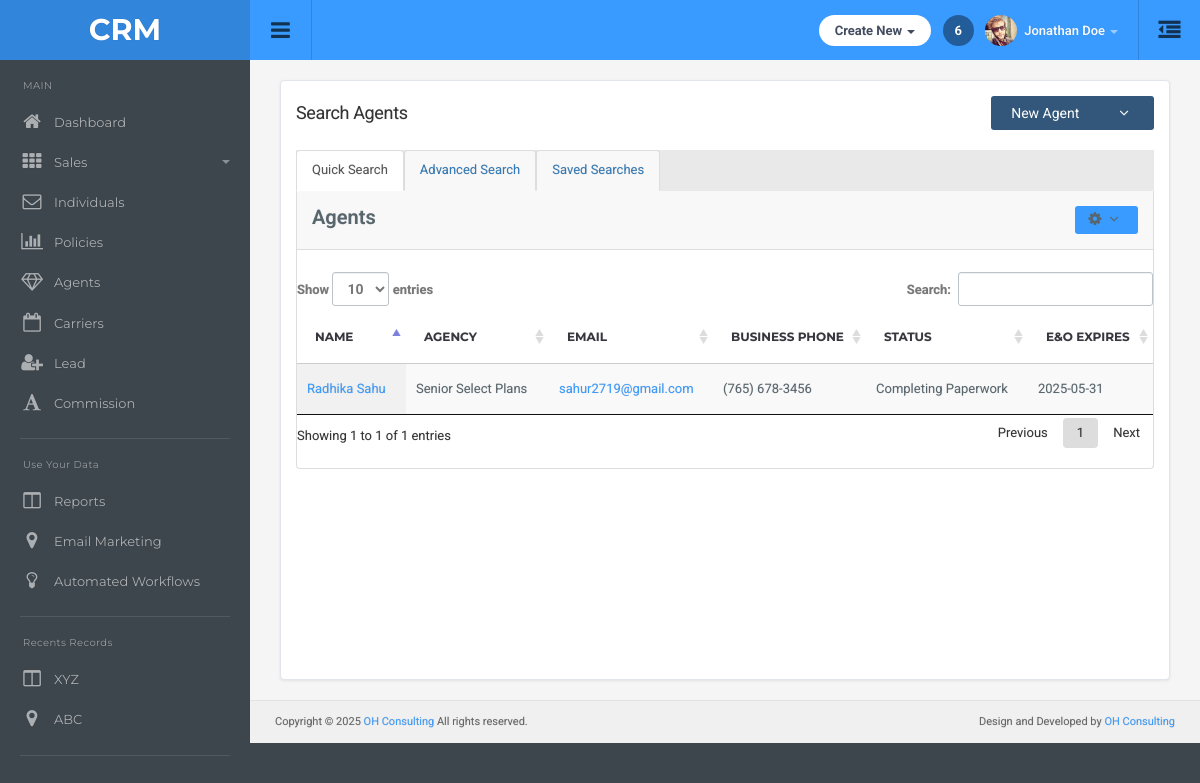
/search-agents/, run on an earlier commit of the app's database.
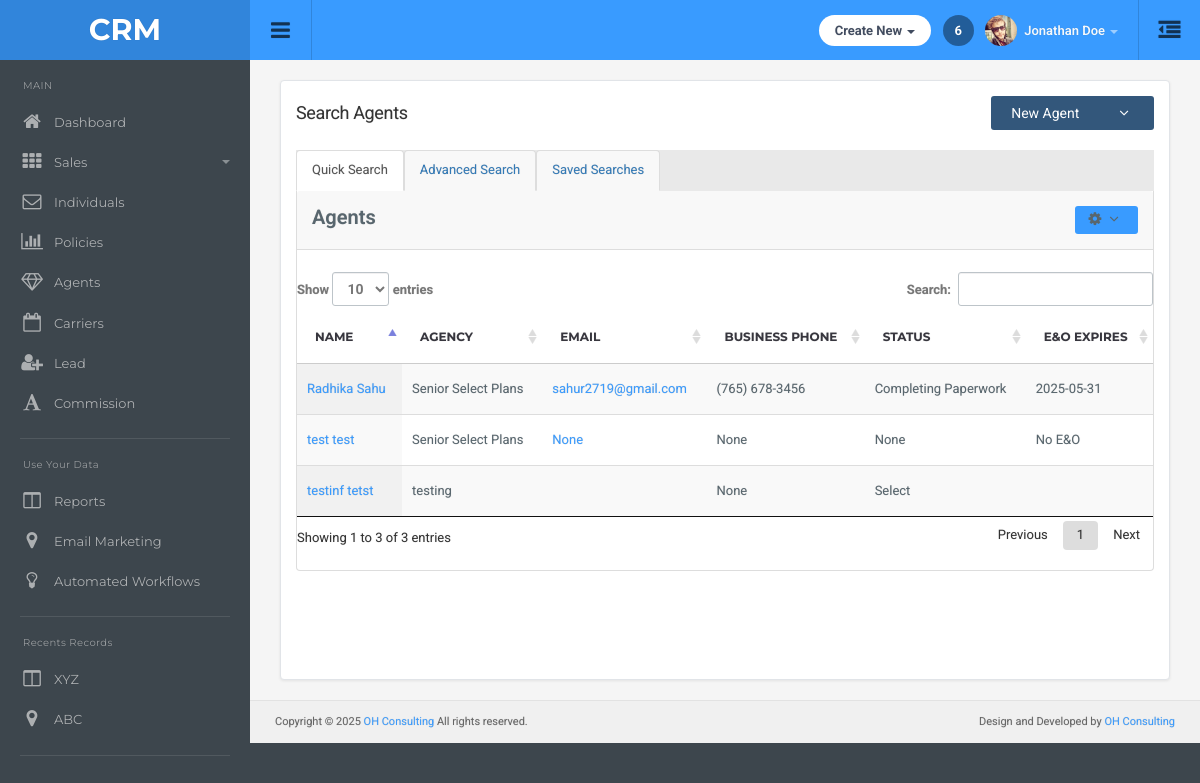
And on a later commit of the database.
### main/models.py (models this page shows)
class Agent(models.Model):
    first_name = models.CharField(max_length=100)
    last_name = models.CharField(max_length=100,null=True,blank=True)
    business_phone = models.CharField(max_length=12,null=True,blank=True)
    ext = models.CharField(max_length=10,null=True,blank=True)
    email = models.EmailField(null=True,blank=True)
    agent_type = models.CharField(max_length=50,null=True,blank=True)
    status = models.CharField(max_length=50,null=True,blank=True)
    npn = models.CharField(max_length=100,null=True,blank=True)
    agency = models.ForeignKey(Agency,on_delete=models.CASCADE,related_name="agent_agency")
    agent_number = models.CharField(max_length=100,null=True,blank=True)

class Agency(models.Model):
    name = models.CharField(max_length=255,unique=True)
    business_phone = models.CharField(max_length=10, blank=True, null=True)
    ext = models.CharField(max_length=12, blank=True, null=True)

class Agent_EO(models.Model):
    agent = models.ForeignKey(Agent, on_delete=models.CASCADE , related_name='agent_eo')
    eo_required = models.BooleanField(default=False)
    eo_expiration_date = models.DateField(null=True,blank=True)
    eo_attachment = models.FileField(upload_to='agent_eo_attachments/', null=True, blank=True)
    created_at = models.DateTimeField(auto_now_add=True)

### main/views.py (the view)
# urls.py: path('search-agents/', views.search_agents, name='search_agents'),
def search_agents(request):
    agencies = Agency.objects.all()
    agents = Agent.objects.all()
    return render(request, 'agent/searchagency.html',{'agencies': agencies, 'agents': agents})

### main/templatetags/phone_filters.py (called while the page is built)
@register.filter
def format_phone(value):
    if value and len(value) == 10 and value.isdigit():
        return f"({value[0:3]}) {value[3:6]}-{value[6:]}"
    return value

### templates/agent/searchagency.html (shortened to what this page needs)
{% extends "dashboard/base.html" %}
{% load static %}
{% load phone_filters %}
{% block main-content %}
<div class="container-default">
    <div class="search-agents-container">
        <div class="page-header-row">
            <h1 class="page-title">Search Agents</h1>
            <div class="btn-group">
                <button type="button" class="btn btn-primary" data-toggle="modal" data-target="#newAgentModal">
                    New Agent
                </button>
                <button type="button" class="btn btn-primary dropdown-toggle" data-toggle="dropdown" aria-haspopup="true" aria-expanded="false">
                    <i class="fa fa-angle-down"></i>
                </button>
            </div>
        </div>
        <ul class="nav nav-tabs">
            <li class="active"><a href="{% url 'search_agents' %}">Quick Search</a></li>
            <li><a href="{% url 'advanced_search' %}">Advanced Search</a></li>
            <li><a href="{% url 'saved_searches' %}">Saved Searches</a></li>
        </ul>
        <div class="agents-panel">
            <div class="panel-heading clearfix">
                <strong class="pull-left">Agents</strong>
                <div class="dropdown pull-right">
                    <button class="btn btn-sm btn-default dropdown-toggle" type="button" id="agentsDropdown" data-toggle="dropdown" aria-haspopup="true" aria-expanded="false">
                        <i class="fa fa-cog"></i> <i class="fa fa-angle-down"></i>
                    </button>
                </div>
            </div>
            <br>
            <div class="panel-body table-responsive">
                <table id="example0" class="table display">
                    <thead>
                        <tr>
                            <th>Name</th>
                            <th>Agency</th>
                            <th>Email</th>
                            <th>Business Phone</th>
                            <th>Status</th>
                            <th>E&O Expires</th>
                        </tr>
                    </thead>
                    <tbody>
                        {% for i in agents %}
                        <tr>
                            <td><a href="{% url "agent_detail" i.id %}">{{i.first_name}} {{i.last_name}}</a></td>
                            <td>{{i.agency.name}}</td>
                            <td><a href="mailto:{{i.email}}">{{i.email}}</a></td>
                            <td>{{i.business_phone|format_phone}}</td>
                            <td>{{i.status}}</td>
                            <td>{% if i.agent_eo.all %}
                                {{ i.agent_eo.all.0.eo_expiration_date|date:"Y-m-d" }}
                            {% else %}
                                No E&O
                            {% endif %}</td>
                        </tr>
                        {% endfor %}
                    </tbody>
                </table>
            </div>
        </div>
    </div>
</div>
{% endblock %}

### templates/dashboard/base.html (shortened to what this page needs)
{% load static %}
<!DOCTYPE html>
<html lang="en">
  <head>
  <link href="{% static "css/root.css" %}" rel="stylesheet">
  </head>
  <body>
  {% include "dashboard/topbar.html" %}
{% include "dashboard/sidebar.html" %}
<div class="content">
 {% block main-content %}
 {% endblock main-content %}
{% include "dashboard/footer.html" %}
</div>
</body>
</html>

### templates/dashboard/topbar.html (shortened to what this page needs)
<div id="top" class="clearfix">
  <div class="applogo">
    <a href="index.html" class="logo">CRM</a>
  </div>
  <a href="#" class="sidebar-open-button" id="sidebarToggle"><i class="fa fa-bars"></i></a>
  <a href="#sidepanel" class="sidepanel-open-button"><i class="fa fa-outdent"></i></a>
  <ul class="top-right">
    <li class="dropdown link">
      <a href="#" data-toggle="dropdown" class="dropdown-toggle hdbutton">Create New <span class="caret"></span></a>
    </li>
    <li class="link">
      <a href="#" class="notifications">6</a>
    </li>
    <li class="dropdown link">
      <a href="#" data-toggle="dropdown" class="dropdown-toggle profilebox"><img src="img/profileimg.png" alt="img"><b>Jonathan Doe</b><span class="caret"></span></a>
    </li>
  </ul>
</div>

### templates/dashboard/sidebar.html (shortened to what this page needs)
<div class="sidebar clearfix">
  <div class="scrollable" id="sidebar-scroll">
    <ul class="sidebar-panel nav">
      <li class="sidetitle">MAIN</li>
      <li><a href="{% url "dashboard" %}"><span class="icon color5"><i class="fa fa-home"></i></span>Dashboard</a></li>
      <li><a href="#"><span class="icon color9"><i class="fa fa-th"></i></span>Sales<span class="caret"></span></a>
      </li>
      <li><a href="{% url 'search_individuals' %}"><span class="icon color6"><i class="fa fa-envelope-o"></i></span>Individuals</a></li>
      <li><a href="{% url 'search_policy' %}"><span class="icon color8"><i class="fa fa-bar-chart"></i></span>Policies</a></li>
      <li><a href="{% url 'search_agents' %}"><span class="icon color11"><i class="fa fa-diamond"></i></span>Agents</a></li>
      <li><a href="{% url 'carrier_list' %}"><span class="icon color8"><i class="fa fa-calendar-o"></i></span>Carriers</a></li>
      <li><a href="#"><span class="icon color8"><i class="fa fa-user-plus"></i></span>Lead</a></li>
      <li><a href="#"><span class="icon color12"><i class="fa fa-font"></i></span>Commission</a></li>
    </ul>
    <ul class="sidebar-panel nav">
      <li class="sidetitle">Use Your Data</li>
      <li><a href="#"><span class="icon color15"><i class="fa fa-columns"></i></span>Reports</a></li>
      <li><a href="#"><span class="icon color7"><i class="fa fa-map-marker"></i></span>Email Marketing</a></li>
      <li><a href="#"><span class="icon color10"><i class="fa fa-lightbulb-o"></i></span>Automated Workflows</a></li>
    </ul>
    <ul class="sidebar-panel nav">
      <li class="sidetitle">Recents Records</li>
      <li><a href="#"><span class="icon color15"><i class="fa fa-columns"></i></span>XYZ</a></li>
      <li><a href="#"><span class="icon color7"><i class="fa fa-map-marker"></i></span>ABC</a></li>
    </ul>
    </div>
  </div>

### templates/dashboard/footer.html
<div class="row footer">
    <div class="col-md-6 text-left">
    Copyright © 2025 <a href="#" target="_blank">OH Consulting</a> All rights reserved.
    </div>
    <div class="col-md-6 text-right">
      Design and Developed by <a href="#" target="_blank">OH Consulting</a>
    </div>
  </div>

### static/css/responsive.css (style rules this page uses)
@media screen and (min-width: 1024px) { .sidebar { display: block !important; } }

### templates/agent/searchagency.html (style rules this page uses)
.search-agents-container { background-color: #fff; padding: 15px; border-radius: 4px; box-shadow: 0 1px 3px rgba(0,0,0,0.08); border: 1px solid #e1e4e8; margin-bottom: 20px; min-height: calc(100vh - 200px); }
.page-header-row { display: flex; justify-content: space-between; align-items: center; margin-bottom: 20px; flex-wrap: wrap; }
.page-title { margin: 0; font-size: 1.8rem; color: #333; }
.nav-tabs { border-bottom: none; padding-left: 0; margin-bottom: 0; list-style: none; }
.nav-tabs > li { float: left; margin-bottom: 0; }
.nav-tabs > li > a { margin-right: 2px; line-height: 1.42857143; border: 1px solid transparent; border-radius: 4px 4px 0 0; padding: 10px 15px; color: #337ab7; text-decoration: none; background-color: #f8f8f8; border-color: #ddd #ddd transparent; }
.nav-tabs > li.active > a, .nav-tabs > li.active > a:hover, .nav-tabs > li.active > a:focus { color: #555; cursor: default; background-color: #fff; border: 1px solid #ddd; border-bottom-color: transparent; margin-bottom: -1px; }
.agents-panel { border: 1px solid #ddd; border-radius: 0 0 4px 4px; background: #fff; border-top: none; }
.panel-heading { padding: 15px; background-color: #f8f8f8; border-bottom: 1px solid #ddd; }
.table-responsive { width: 100%; overflow-x: auto; margin-bottom: 20px; }

What changed in the data, as far as the page shows it:
added Agent: first_name "test", last_name "test", agency.name "Senior Select Plans", email "None", business_phone "None", status "None", shows "No E&O"
added Agent: first_name "testinf", last_name "tetst", agency.name "testing", business_phone "None", status "Select"
Also different on the page:
text written by a page script: "Show entries Search: Showing 1 to 1 of 1 entries Previous 1 Next" → "Show entries Search: Showing 1 to 3 of 3 entries Previous 1 Next"
